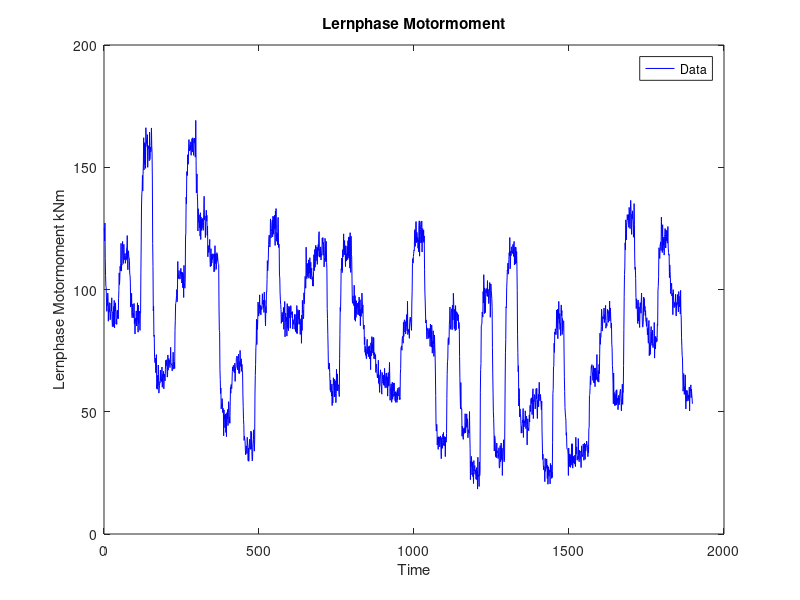

Here is the MATLAB script that generated this plot: (Note: this script raises an error after producing the figure.)
clear;
load('TestMeasureData.mat');

% get sample of data
step=50;
ii=1;
i=1;
while(i<length(Lernphase_Motormoment_kNm))
     y(ii) = Lernphase_Motormoment_kNm(i);
     i = i + step;
     ii = ii +1;
end


len=length(y);
time=1:len;

figure(1);
plot(time,y,'b-');
xlabel('Time');
ylabel('Lernphase Motormoment kNm');
title('Lernphase Motormoment');
legend('Data');

% Moving average
y_smooth1 = smooth(time,y,0.1,'moving'); 

% Local regression using weighted linear least squares
% Smooth the data using the loess and rloess methods with a span of 10%
y_smooth2 = smooth(time,y,0.1,'loess');  

% A robust version of 'lowess'
y_smooth3 = smooth(time,y,0.1,'rloess');

figure(2);
hold on;
plot(time,y,'b-');
plot(time,y_smooth1,'r.');
plot(time,y_smooth2,'c.');
plot(time,y_smooth3,'m.');
xlabel('Time');
ylabel('Lernphase Motormoment kNm');
title('Lernphase Motormoment');
legend('Data','Moving average','Local regression','A robust version of local reg.');
hold off;

% Polynomials interpolation
b = polyfit(time,y,1);
y_poly1 = polyval(b,time);

b = polyfit(time,y,3);
y_poly3 = polyval(b,time);

b = polyfit(time,y,9);
y_poly9 = polyval(b,time);

b = polyfit(time,y,16);
y_poly16 = polyval(b,time);

b = polyfit(time,y,27);
y_poly27 = polyval(b,time);

figure(3);
hold on;
plot(time,y,'b-');
plot(time,y_poly1,'r.');
plot(time,y_poly3,'g.');
plot(time,y_poly9,'b.');
plot(time,y_poly16,'c.');
plot(time,y_poly27,'m.');
xlabel('Time');
ylabel('Lernphase Motormoment kNm');
title('Lernphase Motormoment');
legend('Data','1 degree','3 degree','9 degree','16 degree','27 degree');
hold off;
